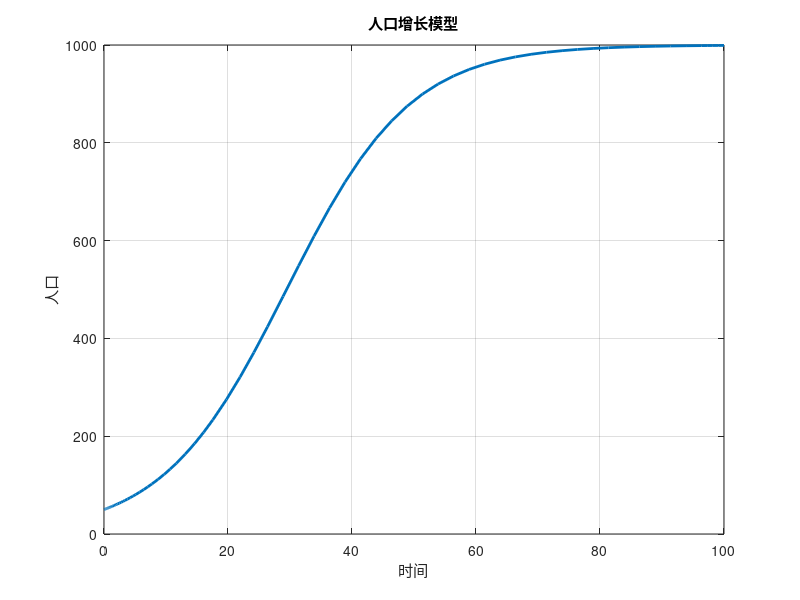

Reproduce this figure in MATLAB.
% 定义人口增长模型参数
r = 0.1; % 增长率
K = 1000; % 环境承载力

% 定义微分方程
odefun = @(t, P) r * P * (1 - P / K);

% 设置初始条件和时间范围
P0 = 50; % 初始人口
tspan = [0 100]; % 时间范围

% 使用ode45求解微分方程
[t, P] = ode45(odefun, tspan, P0);

% 绘制结果
figure;
plot(t, P, 'LineWidth', 2);
xlabel('时间');
ylabel('人口');
title('人口增长模型');
grid on;

